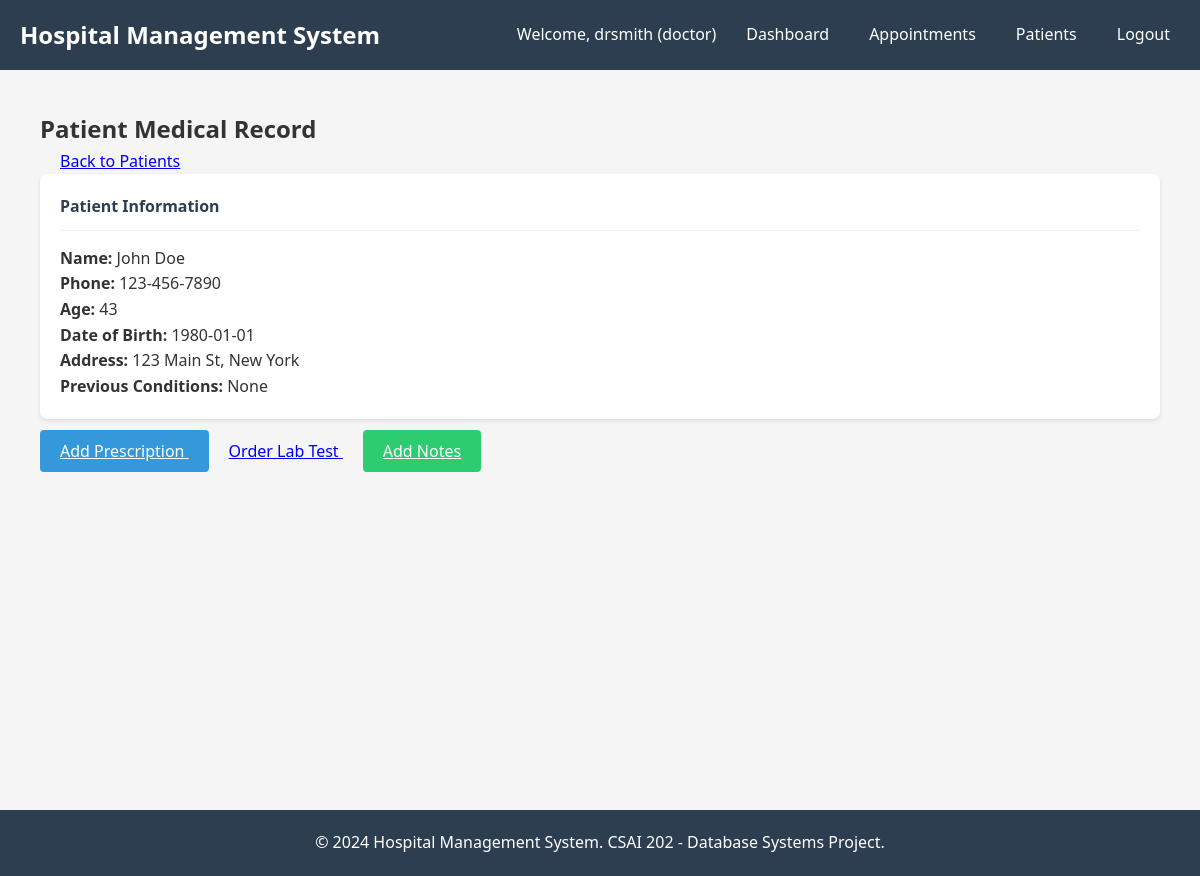
The app's page /doctor/patient/1 (signed in), older data.
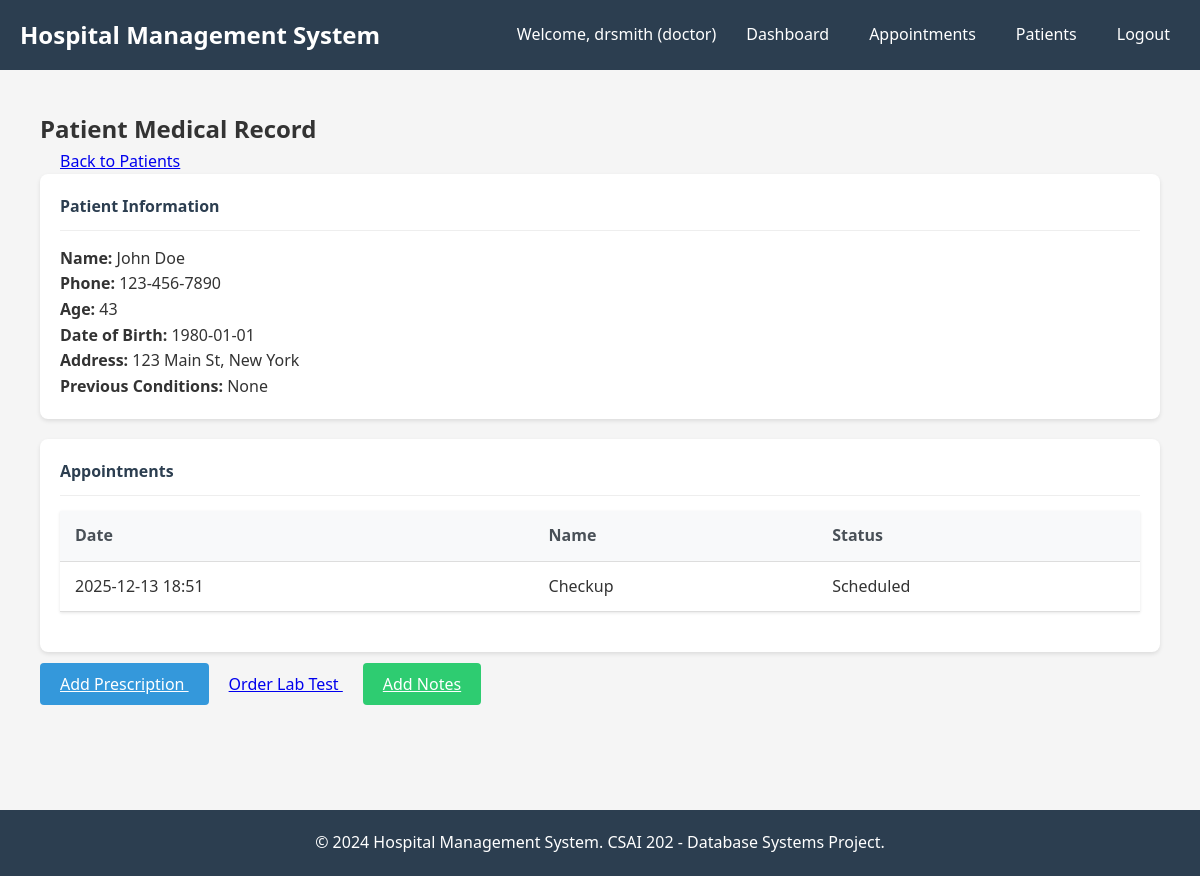
The same page, newer data.
### models/appointment.py (models this page shows)
class Appointment(db.Model):
    __tablename__ = 'appointment'
    appt_id = db.Column(db.Integer, primary_key=True)
    name = db.Column(db.String(100))
    status = db.Column(db.String(50), default='Scheduled')
    date = db.Column(db.DateTime, nullable=False, default=datetime.utcnow)
    patient_id = db.Column(db.Integer, db.ForeignKey('patient.patient_id'))
    doc_id = db.Column(db.Integer, db.ForeignKey('doctor.doc_id'))
    rec_id = db.Column(db.Integer, db.ForeignKey('receptionist.rec_id'))
    prescriptions = db.relationship('Prescription', backref='appointment', lazy=True)

### controllers/doctor_controller.py (the view)
@doctor_bp.route('/patient/<int:patient_id>')
@login_required
@doctor_required
def view_patient(patient_id):
    doctor = Doctor.query.filter_by(user_id=current_user.user_id).first()
    patient = Patient.query.get_or_404(patient_id)
    medical_record = MedicalRecord.query.filter_by(patient_id=patient_id).first()
    appointments = Appointment.query.filter_by(patient_id=patient_id, doc_id=doctor.doc_id).all()
    prescriptions = Prescription.query.filter_by(patient_id=patient_id, doc_id=doctor.doc_id).all()
    lab_tests = LabTest.query.filter_by(patient_id=patient_id, doc_id=doctor.doc_id).all()
    return render_template('doctor/medical_record.html', patient=patient, medical_record=medical_record, appointments=appointments, prescriptions=prescriptions, lab_tests=lab_tests, doctor=doctor)

### models/user.py (called while the page is built)
    @property
    def is_admin(self):
        return self.role == 'admin'

    @property
    def is_doctor(self):
        return self.role == 'doctor'

### templates/doctor/medical_record.html (shortened to what this page needs)
{% extends "base.html" %}
{% block content %}
<div class="container mt-4">
    <div class="row">
        <div class="col-md-12">
            <div class="d-flex justify-content-between align-items-center mb-4">
                <h2>Patient Medical Record</h2>
                <a href="{{ url_for('doctor.patients') }}" class="btn btn-secondary">
                     Back to Patients
                </a>
            </div>
            <div class="card mb-4">
                <div class="card-header">
                    <h5>Patient Information</h5>
                </div>
                <div class="card-body">
                    <div class="row">
                        <div class="col-md-6">
                            <p><strong>Name:</strong> {{ patient.name }}</p>
                            <p><strong>Phone:</strong> {{ patient.phone }}</p>
                            <p><strong>Age:</strong> {{ patient.age }}</p>
                        </div>
                        <div class="col-md-6">
                            <p><strong>Date of Birth:</strong> {{ patient.date_of_birth }}</p>
                            <p><strong>Address:</strong> {{ patient.street }}, {{ patient.city }}</p>
                            <p><strong>Previous Conditions:</strong> {{ patient.previous_conditions or 'None' }}</p>
                        </div>
                    </div>
                </div>
            </div>
            {% if appointments %}
            <div class="card mb-4">
                <div class="card-header">
                    <h5>Appointments</h5>
                </div>
                <div class="card-body">
                    <div class="table-responsive">
                        <table class="table table-striped">
                            <thead>
                                <tr>
                                    <th>Date</th>
                                    <th>Name</th>
                                    <th>Status</th>
                                </tr>
                            </thead>
                            <tbody>
                                {% for appt in appointments %}
                                <tr>
                                    <td>{{ appt.date.strftime('%Y-%m-%d %H:%M') if appt.date else 'N/A' }}</td>
                                    <td>{{ appt.name }}</td>
                                    <td>
                                        <span class="badge badge-{{ 'success' if appt.status == 'Completed' else 'warning' if appt.status == 'Scheduled' else 'danger' }}">
                                            {{ appt.status }}
                                        </span>
                                    </td>
                                </tr>
                                {% endfor %}
                            </tbody>
                        </table>
                    </div>
                </div>
            </div>
            {% endif %}
            <div class="mt-4">
                <a href="{{ url_for('doctor.new_prescription') }}" class="btn btn-primary">
                     Add Prescription
                </a>
                <a href="#" class="btn btn-info">
                     Order Lab Test
                </a>
                <a href="#" class="btn btn-success">
                     Add Notes
                </a>
            </div>
        </div>
    </div>
</div>
{% endblock %}

Row changes from the older to the newer data that the page shows:
added Appointment: date "2025-12-13 18:51", name "Checkup", status "Scheduled"
Text that changed along with them:
text now shown: "Appointments Date Name Status"
